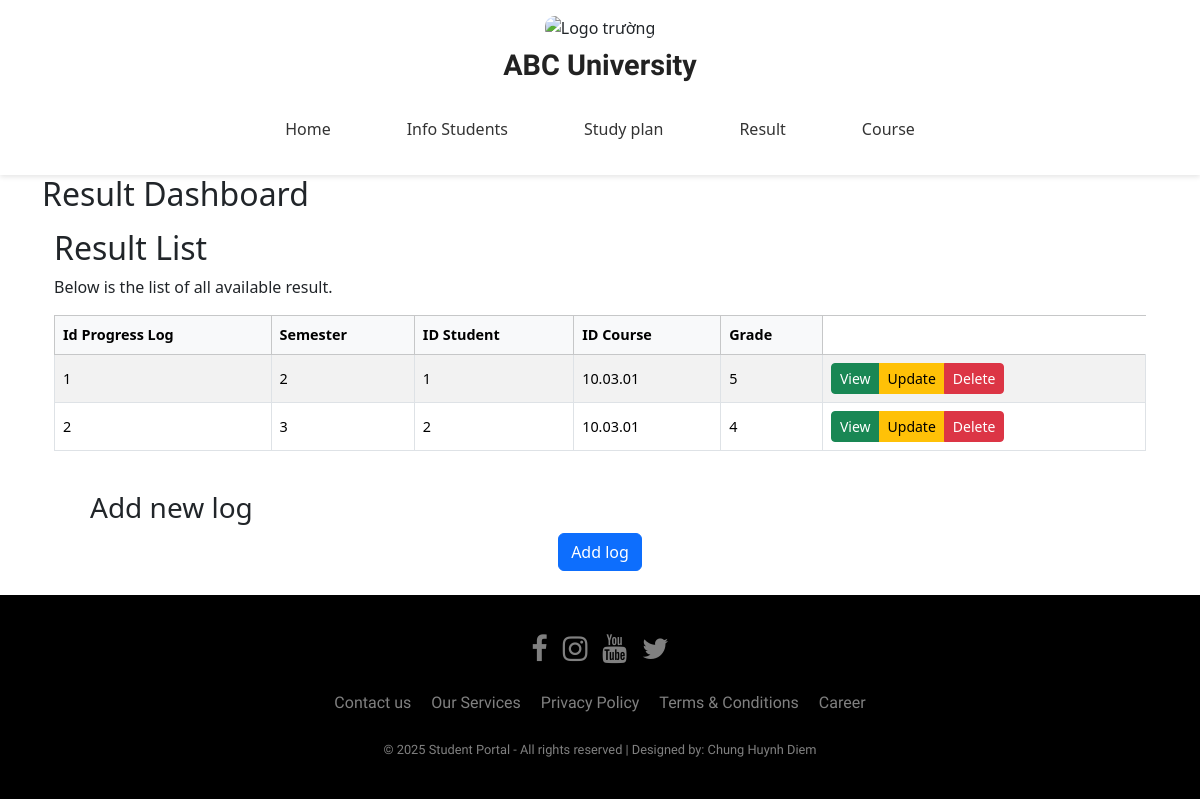
Screenshot of /grades with the database file from the repository.
### app/models.py (models this page shows)
class StudentProgressLog(db.Model):
    id_log = db.Column(db.Integer, primary_key=True)
    semester = db.Column(db.Integer)
    student_id = db.Column(db.Integer, db.ForeignKey('student.id_student'))
    course_id = db.Column(db.String(50), db.ForeignKey('course.id_course'))
    grade = db.Column(db.String(20))

### app/app.py (the view)
@app.route("/grades")
def grades():
    all_progress_logs = StudentProgressLog.query.all()
    return render_template("grades.html", progress_logs=all_progress_logs)

### app/templates/grades.html (shortened to what this page needs)
{% extends "base.html" %}
{% block content %}
{% block css %}
    <link rel="stylesheet" href="{{ url_for('static', filename='css/students.css') }}">
{% endblock %}
<h2>Result Dashboard</h2>
<div class="container mt-3">
    <h2>Result List</h2>
    <p>Below is the list of all available result.</p>
 <div class="table-responsive">
    <table class="table table-striped table-bordered align-middle">
        <thead class="table-light">
            <tr>
                <th>Id Progress Log</th>
                <th>Semester</th>
                <th>ID Student</th>
                <th>ID Course</th>
                <th>Grade</th>
            </tr>
        </thead>
        <tbody id="ProgressLogTableBody">
            {% for log in progress_logs %}
            <tr>
                <td>{{ log.id_log }}</td>
                <td>{{ log.semester }}</td>
                <td>{{ log.student_id }}</td>
                <td>{{ log.course_id }}</td>
                <td>{{ log.grade }}</td>
                <td>
                    <div class="btn-group">
                        <button type="button" class="btn btn-success btn-sm" data-bs-toggle="modal" data-bs-target="#view_log" data-idlog="{{ log.id_log }}">View</button>
                        <button type="button" class="btn btn-warning btn-sm" data-bs-toggle="modal" data-bs-target="#update_log" data-idlog="{{ log.id_log }}">Update</button>
                        <button type="button" class="btn btn-danger btn-sm" data-bs-toggle="modal" data-bs-target="#delete_log" data-idlog="{{ log.id_log }}">Delete</button>
                    </div>
                </td>
            </tr>
            {% endfor %}
        </tbody>
    </table>
</div>
    <div class="m-4">
        <div class="container mt-3">
            <h3>Add new log</h3>
            <button type="button" class="btn btn-primary mx-auto d-block" data-bs-toggle="modal"
                data-bs-target="#add_log">
                Add log
            </button>
        </div>
    </div>
</div>
{% endblock %}

### app/static/css/students.css (style rules this page uses)
.table td, .table th { font-size: 0.9rem; white-space: nowrap; }

### rows the page displays
StudentProgressLog: id_log "1", semester "2", student_id "1", course_id "10.03.01", grade "5"
StudentProgressLog: id_log "2", semester "3", student_id "2", course_id "10.03.01", grade "4"
